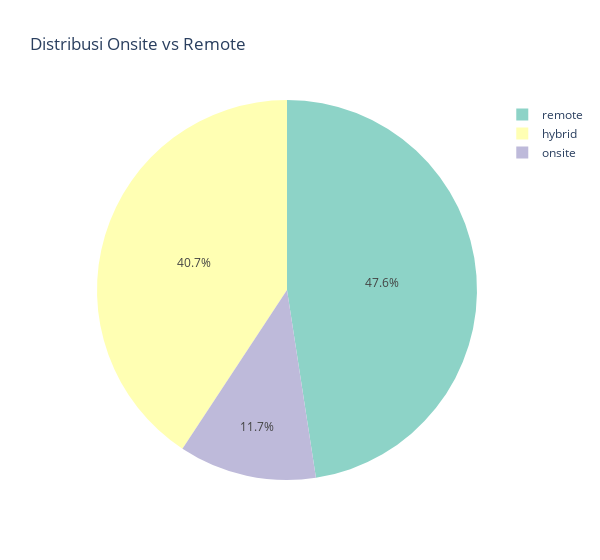

This figure's notebook cell:
### Markdown cell above
#### Type job Data Analyst

### Code cell
import plotly.express as px
import pandas as pd
import warnings
# Mengabaikan semua peringatan
warnings.filterwarnings("ignore")
df_copy.rename(columns={'onsite_remote':'job_type'}, inplace=True)

# Hitung jumlah setiap kategori
job_type = df_copy['job_type'].value_counts().rename_axis('job_type').reset_index(name='count')

# Membuat pie chart dengan efek hover menggunakan plotly
fig = px.pie(job_type, values='count', names='job_type',
             title='Distribusi Onsite vs Remote',
             color_discrete_sequence=px.colors.qualitative.Set3,
             hover_data=['count'],
             width=600,# Menambahkan efek hover untuk menampilkan jumlah pada hover
             labels={'count': 'Jumlah'})  # Mengganti label count menjadi Jumlah

# Menampilkan plot
fig.show()

### Figure 1 — Plotly figure (JSON) as saved in the notebook; plotly's stock layout.template omitted (floating-point values rounded to 4 significant figures)
{"data": [{"customdata": [[459], [393], [113]], "domain": {"x": [0, 1], "y": [0, 1]}, "hovertemplate": "job_type=%{label}<br>Jumlah=%{customdata[0]}<extra></extra>", "labels": ["remote", "hybrid", "onsite"], "legendgroup": "", "name": "", "showlegend": true, "type": "pie", "values": [459, 393, 113]}], "layout": {"legend": {"tracegroupgap": 0}, "piecolorway": ["rgb(141,211,199)", "rgb(255,255,179)", "rgb(190,186,218)", "rgb(251,128,114)", "rgb(128,177,211)", "rgb(253,180,98)", "rgb(179,222,105)", "rgb(252,205,229)", "rgb(217,217,217)", "rgb(188,128,189)", "rgb(204,235,197)", "rgb(255,237,111)"], "title": {"text": "Distribusi Onsite vs Remote"}, "width": 600}}
